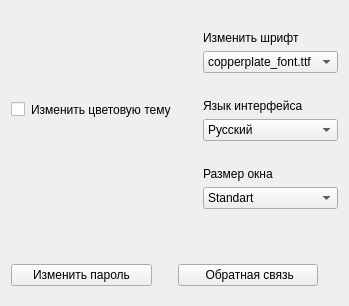
     <widget class="QWidget" name="settings_page">
      <layout class="QGridLayout" name="gridLayout_3">
       <item row="1" column="0">
        <spacer name="verticalSpacer_9">
         <property name="orientation">
          <enum>Qt::Vertical</enum>
         </property>
         <property name="sizeHint" stdset="0">
          <size>
           <width>20</width>
           <height>40</height>
          </size>
         </property>
        </spacer>
       </item>
       <item row="0" column="2">
        <layout class="QVBoxLayout" name="verticalLayout_3">
         <item>
          <spacer name="horizontalSpacer_10">
           <property name="orientation">
            <enum>Qt::Horizontal</enum>
           </property>
           <property name="sizeHint" stdset="0">
            <size>
             <width>40</width>
             <height>20</height>
            </size>
           </property>
          </spacer>
         </item>
         <item>
          <widget class="QLabel" name="label_4">
           <property name="text">
            <string>Изменить шрифт</string>
           </property>
          </widget>
         </item>
         <item>
          <widget class="QComboBox" name="change_font_combobox">
           <item>
            <property name="text">
             <string>copperplate_font.ttf</string>
            </property>
           </item>
           <item>
            <property name="text">
             <string>borsok_font.ttf</string>
            </property>
           </item>
           <item>
            <property name="text">
             <string>docker_font.ttf</string>
            </property>
           </item>
          </widget>
         </item>
         <item>
          <spacer name="horizontalSpacer_8">
           <property name="orientation">
            <enum>Qt::Horizontal</enum>
           </property>
           <property name="sizeHint" stdset="0">
            <size>
             <width>40</width>
             <height>20</height>
            </size>
           </property>
          </spacer>
         </item>
         <item>
          <widget class="QLabel" name="label_3">
           <property name="text">
            <string>Язык интерфейса</string>
           </property>
          </widget>
         </item>
         <item>
          <widget class="QComboBox" name="comboBox_2">
           <item>
            <property name="text">
             <string>Русский</string>
            </property>
           </item>
           <item>
            <property name="text">
             <string>English</string>
            </property>
           </item>
          </widget>
         </item>
         <item>
          <spacer name="horizontalSpacer_9">
           <property name="orientation">
            <enum>Qt::Horizontal</enum>
           </property>
           <property name="sizeHint" stdset="0">
            <size>
             <width>40</width>
             <height>20</height>
            </size>
           </property>
          </spacer>
         </item>
         <item>
          <widget class="QLabel" name="label_7">
           <property name="text">
            <string>Размер окна</string>
           </property>
          </widget>
         </item>
         <item>
          <widget class="QComboBox" name="change_window_size_combobox">
           <item>
            <property name="text">
             <string>Standart</string>
            </property>
           </item>
           <item>
            <property name="text">
             <string>Fullscreen</string>
            </property>
           </item>
           <item>
            <property name="text">
             <string>800x600</string>
            </property>
           </item>
           <item>
            <property name="text">
             <string>1024x768</string>
            </property>
           </item>
           <item>
            <property name="text">
             <string>1280x1024</string>
            </property>
           </item>
          </widget>
         </item>
        </layout>
       </item>
       <item row="0" column="0">
        <layout class="QHBoxLayout" name="horizontalLayout_5">
         <item>
          <widget class="ToggleButton" name="checkBox_switch_theme">
           <property name="text">
            <string/>
           </property>
          </widget>
         </item>
         <item>
          <widget class="QLabel" name="label_2">
           <property name="text">
            <string>Изменить цветовую тему</string>
           </property>
          </widget>
         </item>
        </layout>
       </item>
       <item row="2" column="0" colspan="3">
        <layout class="QHBoxLayout" name="horizontalLayout_2">
         <item>
          <widget class="QPushButton" name="pushButton_3">
           <property name="cursor">
            <cursorShape>PointingHandCursor</cursorShape>
           </property>
           <property name="text">
            <string>Изменить пароль</string>
           </property>
          </widget>
         </item>
         <item>
          <spacer name="verticalSpacer_7">
           <property name="orientation">
            <enum>Qt::Vertical</enum>
           </property>
           <property name="sizeHint" stdset="0">
            <size>
             <width>20</width>
             <height>40</height>
            </size>
           </property>
          </spacer>
         </item>
         <item>
          <widget class="QPushButton" name="contactsButton">
           <property name="cursor">
            <cursorShape>PointingHandCursor</cursorShape>
           </property>
           <property name="text">
            <string> Обратная связь</string>
           </property>
           <property name="icon">
            <iconset>
             <normaloff>../resources/images/info_menu.png</normaloff>../resources/images/info_menu.png</iconset>
           </property>
          </widget>
         </item>
         <item>
          <spacer name="verticalSpacer_8">
           <property name="orientation">
            <enum>Qt::Vertical</enum>
           </property>
           <property name="sizeHint" stdset="0">
            <size>
             <width>20</width>
             <height>40</height>
            </size>
           </property>
          </spacer>
         </item>
        </layout>
       </item>
       <item row="0" column="1">
        <spacer name="verticalSpacer_10">
         <property name="orientation">
          <enum>Qt::Vertical</enum>
         </property>
         <property name="sizeHint" stdset="0">
          <size>
           <width>20</width>
           <height>40</height>
          </size>
         </property>
        </spacer>
       </item>
      </layout>
     </widget>
